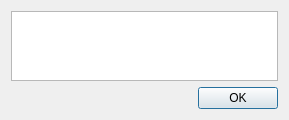
<?xml version="1.0" encoding="UTF-8"?>
<ui version="4.0">
 <class>init_map_dialog</class>
 <widget class="QDialog" name="init_map_dialog">
  <property name="geometry">
   <rect>
    <x>0</x>
    <y>0</y>
    <width>289</width>
    <height>71</height>
   </rect>
  </property>
  <property name="windowTitle">
   <string>Dialog</string>
  </property>
  <layout class="QVBoxLayout" name="verticalLayout">
   <item>
    <widget class="QPlainTextEdit" name="plainTextEdit">
     <property name="font">
      <font>
       <pointsize>16</pointsize>
      </font>
     </property>
     <property name="readOnly">
      <bool>true</bool>
     </property>
     <property name="plainText">
      <string>&lt;Stuff goes here&gt;	</string>
     </property>
    </widget>
   </item>
   <item>
    <widget class="QDialogButtonBox" name="buttonBox">
     <property name="orientation">
      <enum>Qt::Horizontal</enum>
     </property>
     <property name="standardButtons">
      <set>QDialogButtonBox::Ok</set>
     </property>
    </widget>
   </item>
  </layout>
 </widget>
 <resources/>
 <connections>
  <connection>
   <sender>buttonBox</sender>
   <signal>accepted()</signal>
   <receiver>init_map_dialog</receiver>
   <slot>accept()</slot>
   <hints>
    <hint type="sourcelabel">
     <x>248</x>
     <y>254</y>
    </hint>
    <hint type="destinationlabel">
     <x>157</x>
     <y>274</y>
    </hint>
   </hints>
  </connection>
  <connection>
   <sender>buttonBox</sender>
   <signal>rejected()</signal>
   <receiver>init_map_dialog</receiver>
   <slot>reject()</slot>
   <hints>
    <hint type="sourcelabel">
     <x>316</x>
     <y>260</y>
    </hint>
    <hint type="destinationlabel">
     <x>286</x>
     <y>274</y>
    </hint>
   </hints>
  </connection>
 </connections>
</ui>
